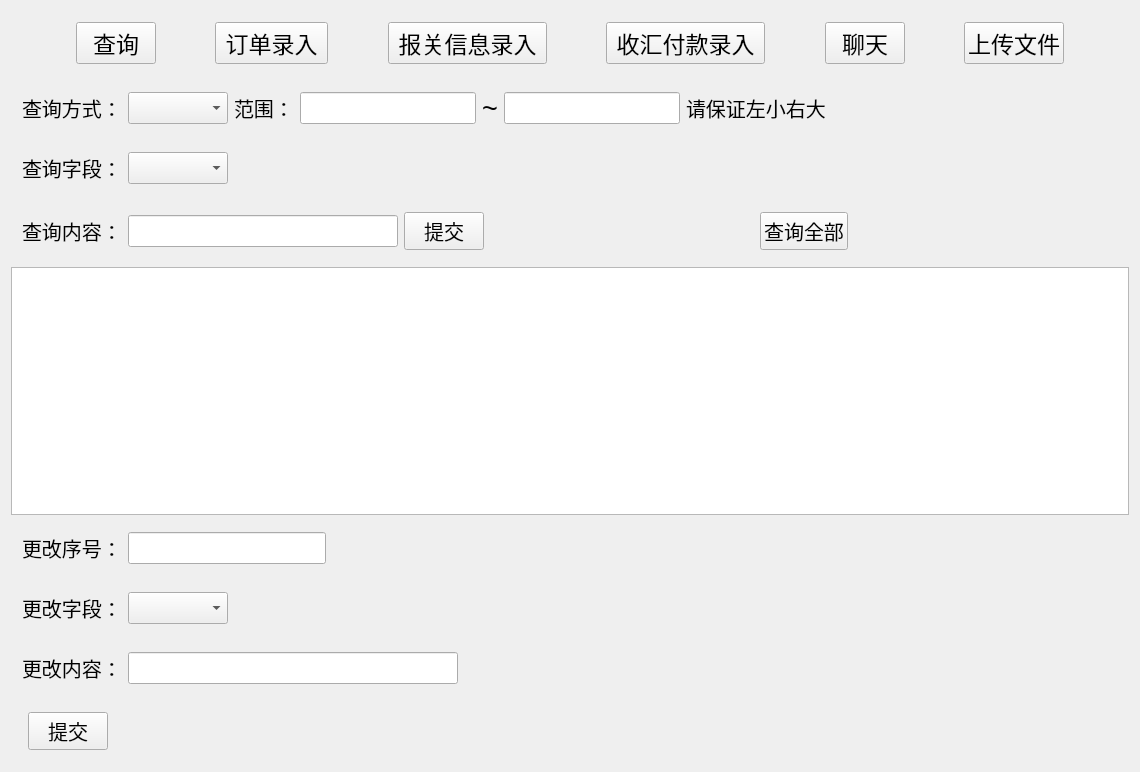
<?xml version="1.0" encoding="UTF-8"?>
<ui version="4.0">
 <class>MainWindow2Class</class>
 <widget class="QWidget" name="MainWindow2Class">
  <property name="geometry">
   <rect>
    <x>0</x>
    <y>0</y>
    <width>1140</width>
    <height>772</height>
   </rect>
  </property>
  <property name="windowTitle">
   <string>MainWindow2</string>
  </property>
  <layout class="QVBoxLayout" name="verticalLayout">
   <item>
    <widget class="QWidget" name="widget" native="true">
     <layout class="QHBoxLayout" name="horizontalLayout">
      <item>
       <spacer name="horizontalSpacer_14">
        <property name="orientation">
         <enum>Qt::Horizontal</enum>
        </property>
        <property name="sizeHint" stdset="0">
         <size>
          <width>40</width>
          <height>20</height>
         </size>
        </property>
       </spacer>
      </item>
      <item>
       <widget class="QPushButton" name="queryButton">
        <property name="font">
         <font>
          <pointsize>17</pointsize>
         </font>
        </property>
        <property name="text">
         <string>查询</string>
        </property>
       </widget>
      </item>
      <item>
       <spacer name="horizontalSpacer_15">
        <property name="orientation">
         <enum>Qt::Horizontal</enum>
        </property>
        <property name="sizeHint" stdset="0">
         <size>
          <width>40</width>
          <height>20</height>
         </size>
        </property>
       </spacer>
      </item>
      <item>
       <widget class="QPushButton" name="insertButton1">
        <property name="font">
         <font>
          <pointsize>17</pointsize>
         </font>
        </property>
        <property name="text">
         <string> 订单录入 </string>
        </property>
       </widget>
      </item>
      <item>
       <spacer name="horizontalSpacer_28">
        <property name="orientation">
         <enum>Qt::Horizontal</enum>
        </property>
        <property name="sizeHint" stdset="0">
         <size>
          <width>40</width>
          <height>20</height>
         </size>
        </property>
       </spacer>
      </item>
      <item>
       <widget class="QPushButton" name="insertButton2">
        <property name="font">
         <font>
          <pointsize>17</pointsize>
         </font>
        </property>
        <property name="text">
         <string> 报关信息录入 </string>
        </property>
       </widget>
      </item>
      <item>
       <spacer name="horizontalSpacer_5">
        <property name="orientation">
         <enum>Qt::Horizontal</enum>
        </property>
        <property name="sizeHint" stdset="0">
         <size>
          <width>40</width>
          <height>20</height>
         </size>
        </property>
       </spacer>
      </item>
      <item>
       <widget class="QPushButton" name="insertButton3">
        <property name="font">
         <font>
          <pointsize>17</pointsize>
         </font>
        </property>
        <property name="text">
         <string> 收汇付款录入 </string>
        </property>
       </widget>
      </item>
      <item>
       <spacer name="horizontalSpacer_16">
        <property name="orientation">
         <enum>Qt::Horizontal</enum>
        </property>
        <property name="sizeHint" stdset="0">
         <size>
          <width>40</width>
          <height>20</height>
         </size>
        </property>
       </spacer>
      </item>
      <item>
       <widget class="QPushButton" name="chatButton">
        <property name="font">
         <font>
          <pointsize>17</pointsize>
         </font>
        </property>
        <property name="text">
         <string>聊天</string>
        </property>
       </widget>
      </item>
      <item>
       <spacer name="horizontalSpacer_17">
        <property name="orientation">
         <enum>Qt::Horizontal</enum>
        </property>
        <property name="sizeHint" stdset="0">
         <size>
          <width>40</width>
          <height>20</height>
         </size>
        </property>
       </spacer>
      </item>
      <item>
       <widget class="QPushButton" name="uploadButton">
        <property name="font">
         <font>
          <pointsize>17</pointsize>
         </font>
        </property>
        <property name="text">
         <string>上传文件</string>
        </property>
       </widget>
      </item>
      <item>
       <spacer name="horizontalSpacer_13">
        <property name="orientation">
         <enum>Qt::Horizontal</enum>
        </property>
        <property name="sizeHint" stdset="0">
         <size>
          <width>40</width>
          <height>20</height>
         </size>
        </property>
       </spacer>
      </item>
     </layout>
    </widget>
   </item>
   <item>
    <widget class="QWidget" name="widget_2" native="true">
     <layout class="QHBoxLayout" name="horizontalLayout_2">
      <item>
       <widget class="QLabel" name="label_5">
        <property name="font">
         <font>
          <pointsize>15</pointsize>
         </font>
        </property>
        <property name="text">
         <string>查询方式：</string>
        </property>
       </widget>
      </item>
      <item>
       <widget class="QComboBox" name="queryMethod">
        <property name="font">
         <font>
          <pointsize>15</pointsize>
         </font>
        </property>
       </widget>
      </item>
      <item>
       <widget class="QLabel" name="label_6">
        <property name="font">
         <font>
          <pointsize>15</pointsize>
         </font>
        </property>
        <property name="text">
         <string>范围：</string>
        </property>
       </widget>
      </item>
      <item>
       <widget class="QLineEdit" name="queryMin">
        <property name="font">
         <font>
          <pointsize>15</pointsize>
         </font>
        </property>
       </widget>
      </item>
      <item>
       <widget class="QLabel" name="label_7">
        <property name="font">
         <font>
          <pointsize>20</pointsize>
         </font>
        </property>
        <property name="text">
         <string>~</string>
        </property>
       </widget>
      </item>
      <item>
       <widget class="QLineEdit" name="queryMax">
        <property name="font">
         <font>
          <pointsize>15</pointsize>
         </font>
        </property>
       </widget>
      </item>
      <item>
       <widget class="QLabel" name="label_9">
        <property name="font">
         <font>
          <pointsize>15</pointsize>
         </font>
        </property>
        <property name="text">
         <string>请保证左小右大</string>
        </property>
       </widget>
      </item>
      <item>
       <spacer name="horizontalSpacer_19">
        <property name="orientation">
         <enum>Qt::Horizontal</enum>
        </property>
        <property name="sizeHint" stdset="0">
         <size>
          <width>40</width>
          <height>20</height>
         </size>
        </property>
       </spacer>
      </item>
      <item>
       <spacer name="horizontalSpacer_18">
        <property name="orientation">
         <enum>Qt::Horizontal</enum>
        </property>
        <property name="sizeHint" stdset="0">
         <size>
          <width>40</width>
          <height>20</height>
         </size>
        </property>
       </spacer>
      </item>
      <item>
       <spacer name="horizontalSpacer_11">
        <property name="orientation">
         <enum>Qt::Horizontal</enum>
        </property>
        <property name="sizeHint" stdset="0">
         <size>
          <width>40</width>
          <height>20</height>
         </size>
        </property>
       </spacer>
      </item>
      <item>
       <spacer name="horizontalSpacer_4">
        <property name="orientation">
         <enum>Qt::Horizontal</enum>
        </property>
        <property name="sizeHint" stdset="0">
         <size>
          <width>40</width>
          <height>20</height>
         </size>
        </property>
       </spacer>
      </item>
     </layout>
    </widget>
   </item>
   <item>
    <widget class="QWidget" name="widget_4" native="true">
     <layout class="QHBoxLayout" name="horizontalLayout_4">
      <item>
       <widget class="QLabel" name="label_4">
        <property name="font">
         <font>
          <pointsize>15</pointsize>
         </font>
        </property>
        <property name="text">
         <string>查询字段：</string>
        </property>
       </widget>
      </item>
      <item>
       <widget class="QComboBox" name="queryField">
        <property name="font">
         <font>
          <pointsize>15</pointsize>
         </font>
        </property>
       </widget>
      </item>
      <item>
       <spacer name="horizontalSpacer">
        <property name="orientation">
         <enum>Qt::Horizontal</enum>
        </property>
        <property name="sizeHint" stdset="0">
         <size>
          <width>40</width>
          <height>20</height>
         </size>
        </property>
       </spacer>
      </item>
     </layout>
    </widget>
   </item>
   <item>
    <widget class="QWidget" name="widget_6" native="true">
     <layout class="QHBoxLayout" name="horizontalLayout_6">
      <item>
       <widget class="QLabel" name="label">
        <property name="font">
         <font>
          <pointsize>15</pointsize>
         </font>
        </property>
        <property name="text">
         <string>查询内容：</string>
        </property>
       </widget>
      </item>
      <item>
       <widget class="QLineEdit" name="queryContent">
        <property name="font">
         <font>
          <pointsize>15</pointsize>
         </font>
        </property>
       </widget>
      </item>
      <item>
       <widget class="QPushButton" name="querySubmit">
        <property name="font">
         <font>
          <pointsize>15</pointsize>
         </font>
        </property>
        <property name="text">
         <string>提交</string>
        </property>
       </widget>
      </item>
      <item>
       <spacer name="horizontalSpacer_12">
        <property name="orientation">
         <enum>Qt::Horizontal</enum>
        </property>
        <property name="sizeHint" stdset="0">
         <size>
          <width>40</width>
          <height>20</height>
         </size>
        </property>
       </spacer>
      </item>
      <item>
       <widget class="QPushButton" name="queryAll">
        <property name="font">
         <font>
          <pointsize>15</pointsize>
         </font>
        </property>
        <property name="text">
         <string>查询全部</string>
        </property>
       </widget>
      </item>
      <item>
       <spacer name="horizontalSpacer_20">
        <property name="orientation">
         <enum>Qt::Horizontal</enum>
        </property>
        <property name="sizeHint" stdset="0">
         <size>
          <width>40</width>
          <height>20</height>
         </size>
        </property>
       </spacer>
      </item>
     </layout>
    </widget>
   </item>
   <item>
    <widget class="QTableWidget" name="table">
     <property name="font">
      <font>
       <pointsize>13</pointsize>
      </font>
     </property>
    </widget>
   </item>
   <item>
    <widget class="QWidget" name="widget_7" native="true">
     <layout class="QHBoxLayout" name="horizontalLayout_7">
      <item>
       <widget class="QLabel" name="label_8">
        <property name="font">
         <font>
          <pointsize>15</pointsize>
         </font>
        </property>
        <property name="text">
         <string>更改序号：</string>
        </property>
       </widget>
      </item>
      <item>
       <widget class="QLineEdit" name="updateIndex">
        <property name="font">
         <font>
          <pointsize>15</pointsize>
         </font>
        </property>
       </widget>
      </item>
      <item>
       <spacer name="horizontalSpacer_9">
        <property name="orientation">
         <enum>Qt::Horizontal</enum>
        </property>
        <property name="sizeHint" stdset="0">
         <size>
          <width>40</width>
          <height>20</height>
         </size>
        </property>
       </spacer>
      </item>
      <item>
       <spacer name="horizontalSpacer_8">
        <property name="orientation">
         <enum>Qt::Horizontal</enum>
        </property>
        <property name="sizeHint" stdset="0">
         <size>
          <width>40</width>
          <height>20</height>
         </size>
        </property>
       </spacer>
      </item>
      <item>
       <spacer name="horizontalSpacer_7">
        <property name="orientation">
         <enum>Qt::Horizontal</enum>
        </property>
        <property name="sizeHint" stdset="0">
         <size>
          <width>40</width>
          <height>20</height>
         </size>
        </property>
       </spacer>
      </item>
      <item>
       <spacer name="horizontalSpacer_3">
        <property name="orientation">
         <enum>Qt::Horizontal</enum>
        </property>
        <property name="sizeHint" stdset="0">
         <size>
          <width>40</width>
          <height>20</height>
         </size>
        </property>
       </spacer>
      </item>
     </layout>
    </widget>
   </item>
   <item>
    <widget class="QWidget" name="widget_8" native="true">
     <layout class="QHBoxLayout" name="horizontalLayout_5">
      <item>
       <widget class="QLabel" name="label_2">
        <property name="font">
         <font>
          <pointsize>15</pointsize>
         </font>
        </property>
        <property name="text">
         <string>更改字段：</string>
        </property>
       </widget>
      </item>
      <item>
       <widget class="QComboBox" name="updateField">
        <property name="font">
         <font>
          <pointsize>15</pointsize>
         </font>
        </property>
       </widget>
      </item>
      <item>
       <spacer name="horizontalSpacer_2">
        <property name="orientation">
         <enum>Qt::Horizontal</enum>
        </property>
        <property name="sizeHint" stdset="0">
         <size>
          <width>40</width>
          <height>20</height>
         </size>
        </property>
       </spacer>
      </item>
     </layout>
    </widget>
   </item>
   <item>
    <widget class="QWidget" name="widget_9" native="true">
     <layout class="QHBoxLayout" name="horizontalLayout_9">
      <item>
       <widget class="QLabel" name="label_3">
        <property name="font">
         <font>
          <pointsize>15</pointsize>
         </font>
        </property>
        <property name="text">
         <string>更改内容：</string>
        </property>
       </widget>
      </item>
      <item>
       <widget class="QLineEdit" name="updateContent">
        <property name="font">
         <font>
          <pointsize>15</pointsize>
         </font>
        </property>
       </widget>
      </item>
      <item>
       <spacer name="horizontalSpacer_10">
        <property name="orientation">
         <enum>Qt::Horizontal</enum>
        </property>
        <property name="sizeHint" stdset="0">
         <size>
          <width>40</width>
          <height>20</height>
         </size>
        </property>
       </spacer>
      </item>
      <item>
       <spacer name="horizontalSpacer_6">
        <property name="orientation">
         <enum>Qt::Horizontal</enum>
        </property>
        <property name="sizeHint" stdset="0">
         <size>
          <width>40</width>
          <height>20</height>
         </size>
        </property>
       </spacer>
      </item>
     </layout>
    </widget>
   </item>
   <item>
    <widget class="QWidget" name="widget_3" native="true">
     <layout class="QHBoxLayout" name="horizontalLayout_3">
      <item>
       <widget class="QWidget" name="widget_10" native="true">
        <widget class="QPushButton" name="queryButton_5">
         <property name="geometry">
          <rect>
           <x>300</x>
           <y>-10</y>
           <width>93</width>
           <height>35</height>
          </rect>
         </property>
         <property name="font">
          <font>
           <pointsize>12</pointsize>
          </font>
         </property>
         <property name="text">
          <string>提交</string>
         </property>
        </widget>
       </widget>
      </item>
      <item>
       <widget class="QPushButton" name="updateSubmit">
        <property name="font">
         <font>
          <pointsize>15</pointsize>
         </font>
        </property>
        <property name="text">
         <string>提交</string>
        </property>
       </widget>
      </item>
      <item>
       <spacer name="horizontalSpacer_22">
        <property name="orientation">
         <enum>Qt::Horizontal</enum>
        </property>
        <property name="sizeHint" stdset="0">
         <size>
          <width>40</width>
          <height>20</height>
         </size>
        </property>
       </spacer>
      </item>
      <item>
       <spacer name="horizontalSpacer_21">
        <property name="orientation">
         <enum>Qt::Horizontal</enum>
        </property>
        <property name="sizeHint" stdset="0">
         <size>
          <width>703</width>
          <height>20</height>
         </size>
        </property>
       </spacer>
      </item>
     </layout>
    </widget>
   </item>
  </layout>
 </widget>
 <layoutdefault spacing="6" margin="11"/>
 <resources/>
 <connections/>
</ui>
